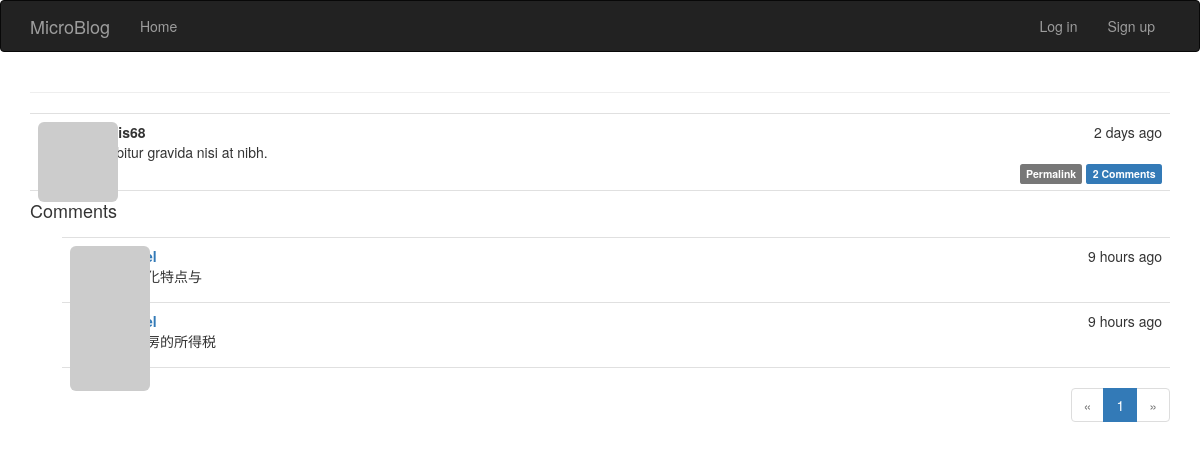
Before: /post/30 with the older database file.
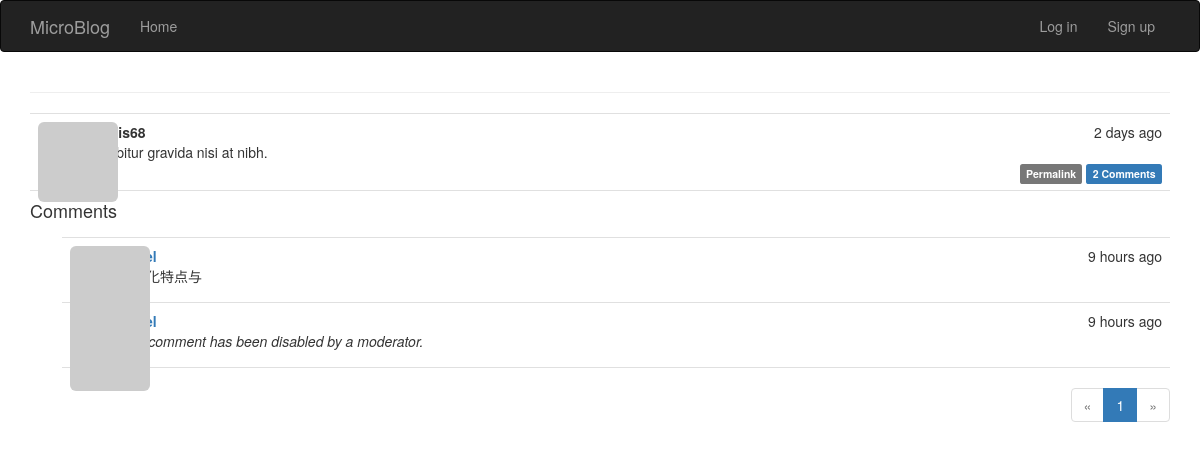
After: the same page with the newer database file.
### app/models.py (models this page shows, shortened)
class Comment(db.Model):
    id = db.Column(db.Integer, primary_key=True)
    body = db.Column(db.Text)
    timestamp = db.Column(db.DateTime, index=True, default=datetime.utcnow)
    disabled = db.Column(db.Boolean)
    author_id = db.Column(db.Integer, db.ForeignKey('user.id'))
    post_id = db.Column(db.Integer, db.ForeignKey('post.id'))

### app/views.py (the view, shortened to what this page needs)
@app.route('/post/<int:id>', methods=['GET', 'POST'])
def post(id):
    post = Post.query.get_or_404(id)
    form = CommentForm()
    page = request.args.get('page', 1, type=int)
    if page == -1:
        page = (post.comments.count() - 1) // \
            current_app.config['FLASKY_COMMENTS_PER_PAGE'] + 1
    pagination = post.comments.order_by(Comment.timestamp.asc()).paginate(
        page, per_page=current_app.config['FLASKY_COMMENTS_PER_PAGE'],
        error_out=False)
    comments = pagination.items
    return render_template('post.html', posts=[post], form=form,
                           comments=comments, pagination=pagination)

### app/models.py (called while the page is built)
    def gravatar(self, size=100, default='identicon', rating='g'):
        if request.is_secure:
            url = 'https://secure.gravatar.com/avatar'
        else:
            url = 'http://www.gravatar.com/avatar'
        hash = self.avatar_hash or hashlib.md5(
            self.email.encode('utf-8')).hexdigest()
        return '{url}/{hash}?s={size}&d={default}&r={rating}'.format(
            url=url, hash=hash, size=size, default=default, rating=rating)

### app/templates/post.html (shortened to what this page needs)
{% extends "base.html" %}
{% import "bootstrap/wtf.html" as wtf %}
{% import "_macros.html" as macros %}
{% block page_content %}
{% include '_posts.html' %}
<h4 id="comments">Comments</h4>
{% include '_comments.html' %}
{% if pagination %}
<div class="pagination">
    {{ macros.pagination_widget(pagination, 'post', fragment='#comments', id=posts[0].id) }}
</div>
{% endif %}
{% endblock %}

### app/templates/_comments.html (shortened to what this page needs)
<ul class="comments">
    {% for comment in comments %}
    <li class="comment">
        <div class="comment-thumbnail">
            <a href="{{ url_for('users', user_id=comment.author.id) }}">
                <img class="img-rounded profile-thumbnail" src="{{ comment.author.gravatar(size=40) }}">
            </a>
        </div>
        <div class="comment-content">
            <div class="comment-date">{{ moment(comment.timestamp).fromNow() }}</div>
            <div class="comment-author"><a href="{{ url_for('users', user_id=comment.author.id) }}">{{ comment.author.name }}</a></div>
            <div class="comment-body">
                {% if comment.disabled %}
                <p><i>This comment has been disabled by a moderator.</i></p>
                {% endif %}
                {% if moderate or not comment.disabled %}
                    {% if comment.body_html %}
                        {{ comment.body_html | safe }}
                    {% else %}
                        {{ comment.body }}
                    {% endif %}
                {% endif %}
            </div>
        </div>
    </li>
    {% endfor %}
</ul>

Changed rows visible on the page:
changed Comment (number 2 of 2 on the later page): body "给乳房的所得税" → (not shown); now shows "This comment has been disabled by a moderator."
